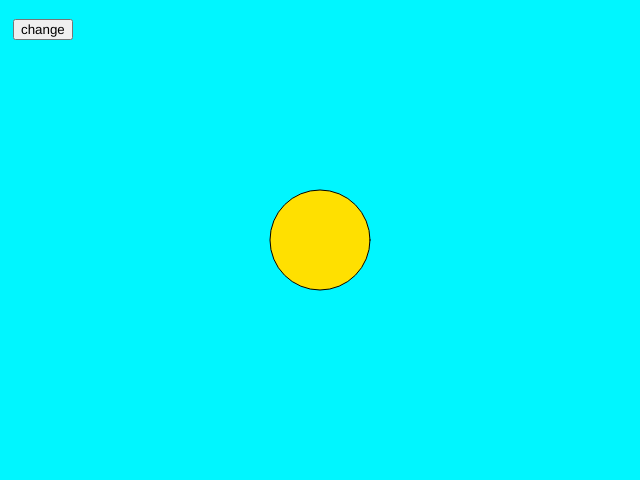
Frame 1 (no input)
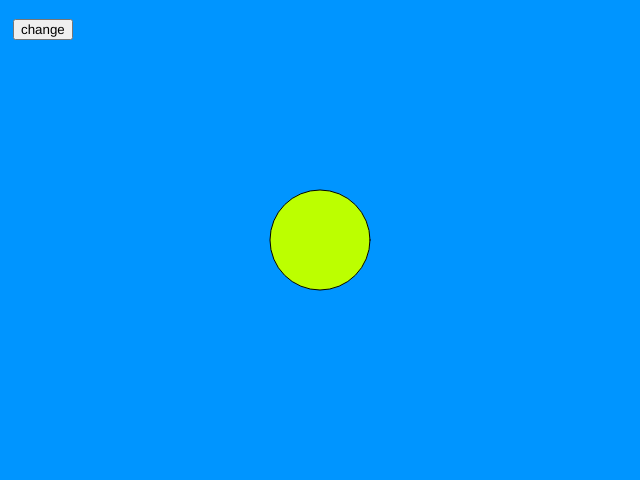
Frame 2 (the mouse pressed at the canvas centre, redrawn once)

The p5.js sketch that drew these frames (run headless with seeded random() and noise() and a simulated clock; the mouse was pressed at the canvas centre and the sketch redrawn once):

// p5.js sketch
// ── sketch.js
var button;
var canvas;


var x=0; 
var y=0;
function setup() {
  canvas=createCanvas(640,480);
  canvas.position(0,0);
  button=createButton("change");
  button.position(20,20);
  button.mousePressed(change);
  colorMode(HSB);
  noLoop();
}

function draw() {
  background(200);
  change();
}

function change(){
  background(random(255),255,255);
  fill(random(255),255,255);
  ellipse(width/2,height/2,100,100);
  x+=random(-3,10);
  y+=random(-3,10);
  canvas.position(x,y);
}
